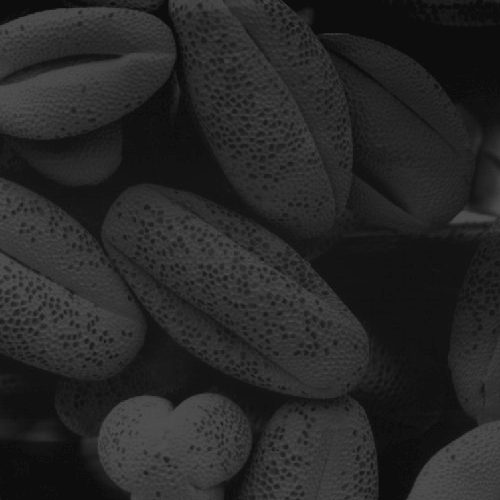
#> input picture Class4-5-color-brightness/VM_Aula5_Figuras/Fig0316a.tif, 500 x 500 px
$ python histograma.py
#> lines starting #> are read from the running program, lines starting #| are printed output that depends on the picture
import cv2
import matplotlib.pyplot as plt
import numpy as np


fig_gray1= cv2.imread("VM_Aula5_Figuras/Fig0316a.tif", cv2.IMREAD_GRAYSCALE)
#> fig_gray1 is the input picture: shape (500, 500); min 13, max 83, mean 38.7
fig_gray2= cv2.imread("VM_Aula5_Figuras/Fig0316b.tif", cv2.IMREAD_GRAYSCALE)
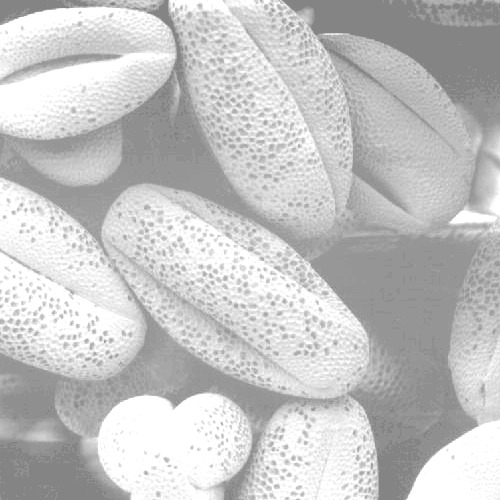
#> input picture Class4-5-color-brightness/VM_Aula5_Figuras/Fig0316b.tif, 500 x 500 px
#> fig_gray2 is the input picture: shape (500, 500); min 132, max 255, mean 196.4
fig_gray3= cv2.imread("VM_Aula5_Figuras/Fig0316c.tif", cv2.IMREAD_GRAYSCALE)
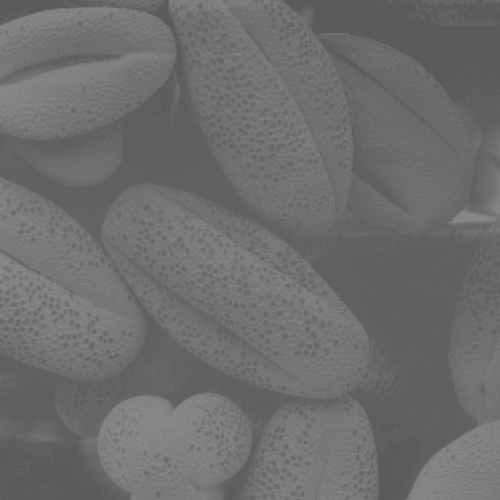
#> input picture Class4-5-color-brightness/VM_Aula5_Figuras/Fig0316c.tif, 500 x 500 px
#> fig_gray3 is the input picture: shape (500, 500); min 91, max 138, mean 109.1
fig_gray4= cv2.imread("VM_Aula5_Figuras/Fig0316d.tif", cv2.IMREAD_GRAYSCALE)
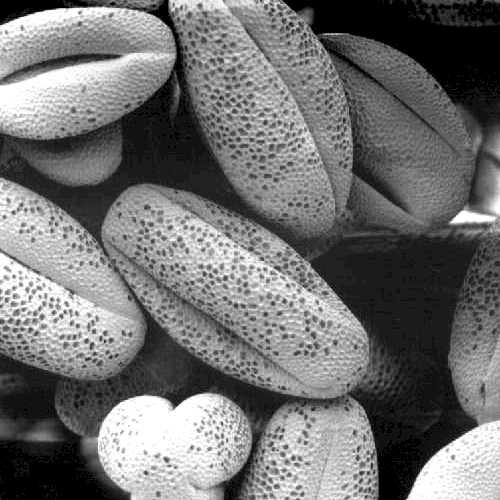
#> input picture Class4-5-color-brightness/VM_Aula5_Figuras/Fig0316d.tif, 500 x 500 px
#> fig_gray4 is the input picture: shape (500, 500); min 0, max 255, mean 113.2

channels = [0]
mask = None
bins = [256]
ranges = [0, 256]
histogram1 = cv2.calcHist(fig_gray1, channels, mask, bins, ranges)
#> histogram1 = 256 values, max 195 at index 13, min 0 at index 0, mean 1.95
histogram2 = cv2.calcHist(fig_gray2, channels, mask, bins, ranges)
#> histogram2 = 256 values, max 195 at index 132, min 0 at index 0, mean 1.95
histogram3 = cv2.calcHist(fig_gray3, channels, mask, bins, ranges)
#> histogram3 = 256 values, max 193 at index 91, min 0 at index 0, mean 1.95
histogram4 = cv2.calcHist(fig_gray4, channels, mask, bins, ranges)
#> histogram4 = 256 values, max 193 at index 0, min 0 at index 1, mean 1.95


# plt.figure("Hist")
plt.plot(histogram2, color='k')
plt.show()
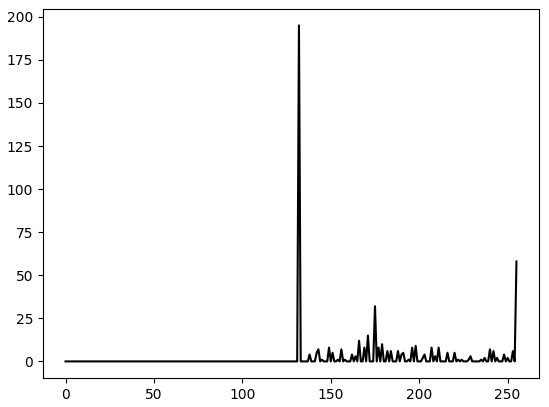
#> figure drawn by matplotlib, 1 panel; curve peaks at x = 132, y = 195


# create figure
fig = plt.figure(figsize=(10, 7))

# setting values to rows and column variables
rows = 2
columns = 2


# Adds a subplot at the 1st position
fig.add_subplot(rows, columns, 1)

# showing image
#plt.imshow(fig_gray1)

plt.axis('off')
plt.title("First")
plt.plot(histogram1)
# Adds a subplot at the 2nd position
fig.add_subplot(rows, columns, 2)

# showing histogram
#plt.imshow(fig_gray2)

plt.axis('off')
plt.title("Second")
plt.plot(histogram2)
# Adds a subplot at the 3rd position
fig.add_subplot(rows, columns, 3)

# showing fig_gray
#plt.imshow(fig_gray3)

plt.axis('off')
plt.title("Third")
plt.plot(histogram3)
# Adds a subplot at the 4th position
fig.add_subplot(rows, columns, 4)

# showing fig_gray
#plt.imshow(fig_gray4)

plt.axis('off')
plt.title("Fourth")
plt.plot(histogram4)
plt.show()
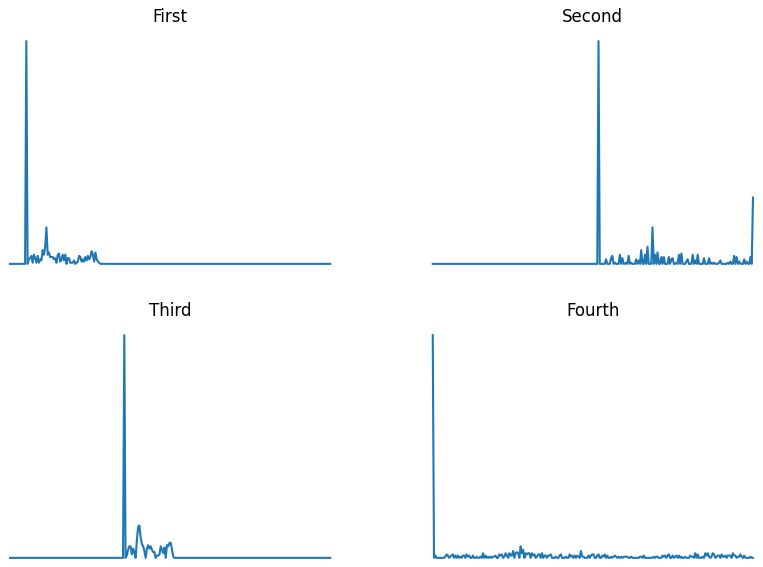
#> figure drawn by matplotlib, 4 panels


# [25 lines of commented-out code are left out]
